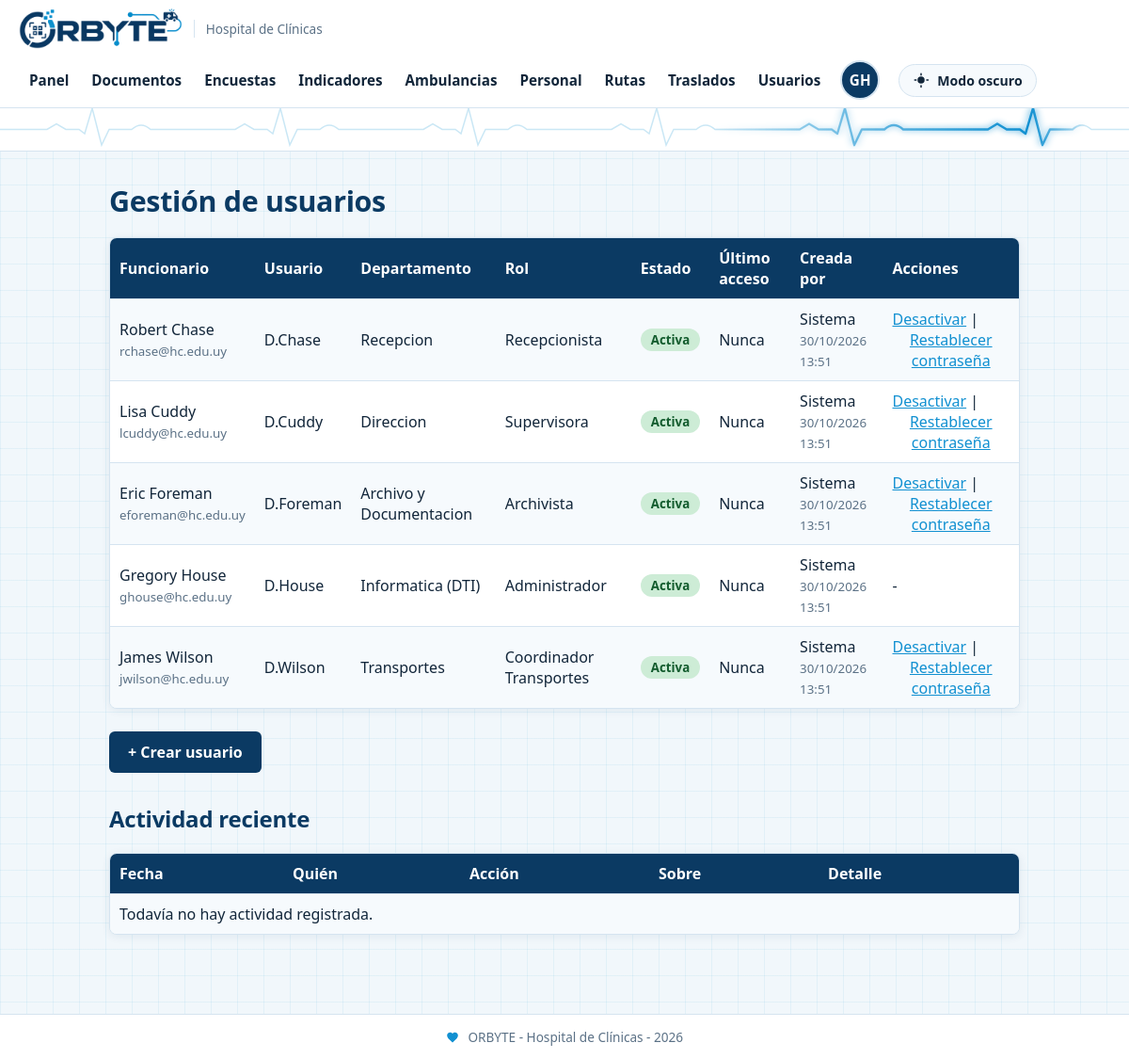
/usuarios.php (signed in), run on the app's committed database.
### tables this page shows
CREATE TABLE usuarios (
    id_usuario INT AUTO_INCREMENT PRIMARY KEY, usuario VARCHAR(50) NOT NULL UNIQUE, contrasena VARCHAR(255) NOT NULL,
    nombre VARCHAR(100) NOT NULL, apellido VARCHAR(100) NOT NULL,
    correo VARCHAR(150) NULL UNIQUE, numero_funcionario VARCHAR(20) NULL UNIQUE, departamento VARCHAR(100) NOT NULL DEFAULT 'Administracion',
    rol ENUM('Administrador','Supervisora','Archivista','Recepcionista','Coordinador Transportes') NOT NULL,
    estado ENUM('Activa','Inactiva') NOT NULL DEFAULT 'Activa', foto VARCHAR(60) NULL,
    ultimo_login DATETIME NULL, ultima_ip VARCHAR(45) NULL, contrasena_cambiada DATETIME NULL, cambiar_contrasena TINYINT(1) NOT NULL DEFAULT 0,
    intentos_fallidos INT NOT NULL DEFAULT 0, bloqueado_hasta DATETIME NULL, version_sesion INT NOT NULL DEFAULT 1,
    creado_por INT NULL, fecha_creacion DATETIME NULL,
    FOREIGN KEY (creado_por) REFERENCES usuarios(id_usuario));

### includes/base.php (called while the page is built, shortened)
<?php
$db = new mysqli('localhost', 'root', '', 'orbyte_hospital');
$db->set_charset('utf8mb4');
function consulta($sql, $tipos = "", ...$valores) {
    global $db;
    $stmt = $db->prepare($sql);
    if ($tipos != "") {
        $stmt->bind_param($tipos, ...$valores);
    }
    $stmt->execute();
    $resultado = $stmt->get_result();
    if ($resultado) {
        return $resultado->fetch_all(MYSQLI_ASSOC);
    }
    return $stmt->insert_id;
}
function e($texto) {
    return htmlspecialchars((string)$texto, ENT_QUOTES, 'UTF-8');
}
function puede_gestionar($rol) {
    $mi_rol = $_SESSION['usuario']['rol'] ?? '';
    return in_array($rol, PUEDEN_CREAR[$mi_rol], true);
}

### usuarios.php (the view, shortened to what this page needs)
<?php
require 'includes/base.php';
$yo = $_SESSION['usuario'];
$lista = consulta("SELECT u.id_usuario, u.usuario, CONCAT(u.nombre, ' ', u.apellido) AS nombre_completo, IFNULL(u.correo, '-') AS correo,
                          u.departamento, u.rol, u.estado, u.cambiar_contrasena,
                          IFNULL(DATE_FORMAT(u.ultimo_login, '%d/%m/%Y %H:%i'), 'Nunca') AS ultimo,
                          IFNULL(CONCAT(c.nombre, ' ', c.apellido), 'Sistema') AS creador,
                          IFNULL(DATE_FORMAT(u.fecha_creacion, '%d/%m/%Y %H:%i'), '-') AS creado
                   FROM usuarios u LEFT JOIN usuarios c ON c.id_usuario=u.creado_por
                   ORDER BY u.estado, u.apellido, u.nombre");
$actividad = consulta("SELECT DATE_FORMAT(a.fecha_hora, '%d/%m/%Y %H:%i') AS fecha, a.accion,
                              IFNULL(CONCAT(x.nombre, ' ', x.apellido), '-') AS actor, IFNULL(y.usuario, '-') AS objetivo, IFNULL(a.detalle, '') AS detalle
                       FROM auditoria a
                       LEFT JOIN usuarios x ON x.id_usuario=a.id_actor
                       LEFT JOIN usuarios y ON y.id_usuario=a.id_objetivo
                       ORDER BY a.id_auditoria DESC LIMIT 15");
$abrir_crear = '';
include 'includes/cabecera.php';
?>
<h1>Gestión de usuarios</h1>
<table class="tabla">
    <tr><th>Funcionario</th><th>Usuario</th><th>Departamento</th><th>Rol</th><th>Estado</th><th>Último acceso</th><th>Creada por</th><th>Acciones</th></tr>
    <?php foreach ($lista as $f) { ?>
    <?php
        $puede = ($f['id_usuario'] != $yo['id'] && puede_gestionar($f['rol']));
    ?>
    <tr>
        <td><?= e($f['nombre_completo']) ?><br><small><?= e($f['correo']) ?></small></td>
        <td><?= e($f['usuario']) ?></td><td><?= e($f['departamento']) ?></td><td><?= e($f['rol']) ?></td>
        <td><span class="estado estado-<?= e($f['estado']) ?>"><?= e($f['estado']) ?></span><?php if ($f['cambiar_contrasena']) { ?><br><small>Debe cambiar su contraseña</small><?php } ?></td>
        <td><?= e($f['ultimo']) ?></td>
        <td><?= e($f['creador']) ?><br><small><?= e($f['creado']) ?></small></td>
        <td>
            <?php if ($puede) { ?>
            <form method="post" action="guardar_usuario.php" class="inline" data-confirmar="¿Cambiar el estado de esta cuenta? Si la desactiva, se cierran sus sesiones.">
                <button class="enlace"><?= $f['estado'] == 'Activa' ? 'Desactivar' : 'Activar' ?></button>
            </form> |
            <form method="post" action="guardar_usuario.php" class="inline" data-confirmar="¿Generar una contraseña temporal nueva? La actual deja de funcionar.">
                <?php csrf(); ?><input type="hidden" name="accion" value="restablecer"><input type="hidden" name="id_usuario" value="<?= e($f['id_usuario']) ?>"><button class="enlace">Restablecer contraseña</button>
            </form>
            <?php } else { ?>-<?php } ?>
        </td>
    </tr>
    <?php } ?>
</table>
<details class="desplegable" id="crear-usuario" <?= $abrir_crear ?>>
    <summary class="boton">+ Crear usuario</summary>
</details>
<h2>Actividad reciente</h2>
<table class="tabla">
    <tr><th>Fecha</th><th>Quién</th><th>Acción</th><th>Sobre</th><th>Detalle</th></tr>
    <?php if (count($actividad) == 0) { ?><tr><td colspan="5">Todavía no hay actividad registrada.</td></tr><?php } ?>
</table>
<?php include 'includes/pie.php'; ?>

### assets/estilos.css (style rules this page uses)
:root { --fondo: #f1f7fb; --cuadricula: rgba(17, 144, 209, .07); --panel: #ffffff; --panel-suave: #f6fafd; --texto: #12263a; --suave: #5b7186; --primario: #0b3a63; --acento: #1190d1; --borde: #d5e4f0; --cabecera: #ffffff; --encabezado-tabla: #0b3a63; --texto-tabla: #ffffff; --boton-fondo: #0b3a63; --boton-hover: #1190d1; --boton-texto: #ffffff; --peligro: #c0392b; --aviso-fondo: #e6f3fc; --sombra: 0 2px 10px rgba(11, 58, 99, .08); --e-pendiente-f: #fdf2ce; --e-pendiente-t: #6b5200; --e-curso-f: #dceafe; --e-curso-t: #0b3a63; --e-ok-f: #cdecd6; --e-ok-t: #135c2e; --e-cancel-f: #fbe0e0; --e-cancel-t: #8a1f1f; }
* { box-sizing: border-box; }
body { margin: 0; font-family: "Segoe UI", "Helvetica Neue", Arial, sans-serif; color: var(--texto); background-color: var(--fondo); background-image: linear-gradient(var(--cuadricula) 1px, transparent 1px), linear-gradient(90deg, var(--cuadricula) 1px, transparent 1px); background-size: 28px 28px; min-height: 100vh; display: flex; flex-direction: column; transition: background-color .3s, color .3s; }
h1, h2, h3 { color: var(--primario); letter-spacing: -.01em; }
h1 { font-size: 1.9rem; font-weight: 800; margin: 8px 0 18px; }
h2 { margin-top: 32px; }
small { color: var(--suave); }
.tabla { width: 100%; border-collapse: separate; border-spacing: 0; background: var(--panel); margin-bottom: 24px; border: 1px solid var(--borde); border-radius: 8px; overflow: hidden; box-shadow: var(--sombra); }
.tabla th { background: var(--encabezado-tabla); color: var(--texto-tabla); text-align: left; padding: 10px; font-weight: 600; }
.tabla td { border-top: 1px solid var(--borde); padding: 10px; }
.tabla tr:nth-child(even) td { background: var(--panel-suave); }
.boton { background: var(--boton-fondo); color: var(--boton-texto); border: 0; padding: 11px 20px; border-radius: 6px; cursor: pointer; text-decoration: none; display: inline-block; font: inherit; font-weight: 600; }
form.inline { display: inline; }
.estado { padding: 3px 11px; border-radius: 999px; font-weight: 700; font-size: .83rem; background: var(--panel-suave); color: var(--texto); display: inline-flex; align-items: center; gap: 6px; }
.enlace { background: none; border: 0; color: var(--acento); cursor: pointer; font: inherit; padding: 0; text-decoration: underline; }
.estado-Activa { background: var(--e-ok-f); color: var(--e-ok-t); }
.desplegable { margin-bottom: 20px; }
.desplegable > summary { list-style: none; cursor: pointer; display: inline-block; }

### data on the page
usuarios: nombre_completo "Robert Chase", correo "rchase@hc.edu.uy", usuario "D.Chase", departamento "Recepcion", rol "Recepcionista", estado "Activa", ultimo "Nunca", creador "Sistema", creado "30/10/2026 13:51", shows "Desactivar"
usuarios: nombre_completo "Lisa Cuddy", correo "lcuddy@hc.edu.uy", usuario "D.Cuddy", departamento "Direccion", rol "Supervisora", estado "Activa", ultimo "Nunca", creador "Sistema", creado "30/10/2026 13:51", shows "Desactivar"
usuarios: nombre_completo "Eric Foreman", correo "eforeman@hc.edu.uy", usuario "D.Foreman", departamento "Archivo y Documentacion", rol "Archivista", estado "Activa", ultimo "Nunca", creador "Sistema", creado "30/10/2026 13:51", shows "Desactivar"
usuarios: nombre_completo "Gregory House", correo "ghouse@hc.edu.uy", usuario "D.House", departamento "Informatica (DTI)", rol "Administrador", estado "Activa", ultimo "Nunca", creador "Sistema", creado "30/10/2026 13:51"
usuarios: nombre_completo "James Wilson", correo "jwilson@hc.edu.uy", usuario "D.Wilson", departamento "Transportes", rol "Coordinador Transportes", estado "Activa", ultimo "Nunca", creador "Sistema", creado "30/10/2026 13:51", shows "Desactivar"

### other printed values
$texto_menu "Panel"
$texto_menu "Documentos"
$texto_menu "Encuestas"
$texto_menu "Indicadores"
$texto_menu "Ambulancias"
$texto_menu "Personal"
$texto_menu "Rutas"
$texto_menu "Traslados"
$texto_menu "Usuarios"
$_SESSION['usuario']['iniciales'] "GH"
